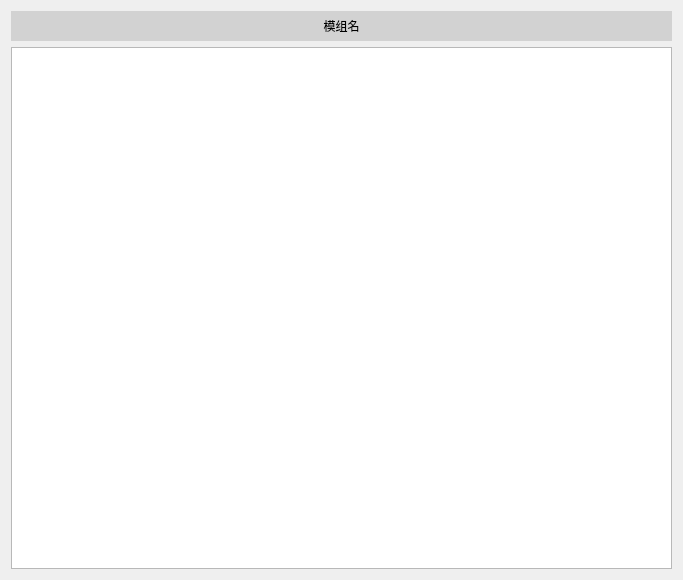
<?xml version="1.0" encoding="UTF-8"?>
<ui version="4.0">
 <class>ModuleEdit</class>
 <widget class="QDialog" name="ModuleEdit">
  <property name="geometry">
   <rect>
    <x>0</x>
    <y>0</y>
    <width>683</width>
    <height>580</height>
   </rect>
  </property>
  <property name="minimumSize">
   <size>
    <width>490</width>
    <height>580</height>
   </size>
  </property>
  <property name="windowTitle">
   <string>ModuleXml</string>
  </property>
  <layout class="QVBoxLayout" name="verticalLayout">
   <item>
    <widget class="QLabel" name="moduleLabel">
     <property name="sizePolicy">
      <sizepolicy hsizetype="Preferred" vsizetype="Fixed">
       <horstretch>0</horstretch>
       <verstretch>0</verstretch>
      </sizepolicy>
     </property>
     <property name="minimumSize">
      <size>
       <width>0</width>
       <height>30</height>
      </size>
     </property>
     <property name="styleSheet">
      <string notr="true">background-color: rgb(210, 210, 210);</string>
     </property>
     <property name="text">
      <string>模组名</string>
     </property>
     <property name="alignment">
      <set>Qt::AlignCenter</set>
     </property>
    </widget>
   </item>
   <item>
    <widget class="QTextEdit" name="moduleXml"/>
   </item>
  </layout>
 </widget>
 <layoutdefault spacing="6" margin="11"/>
 <resources/>
 <connections/>
</ui>
